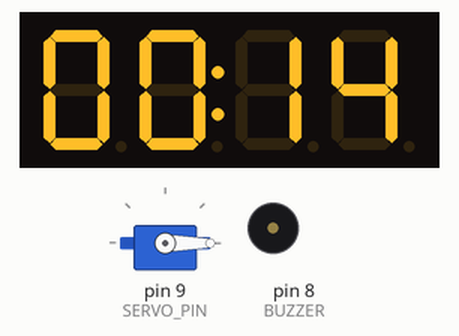
The sketch below on a simulated Arduino Uno, built with avr-gcc and run on an emulated ATmega328P. On the bench: servo, 4-digit seven-segment display, buzzer (waves = sounding, pin HIGH).

Above: at 0.46 s.
At 10.02 s:
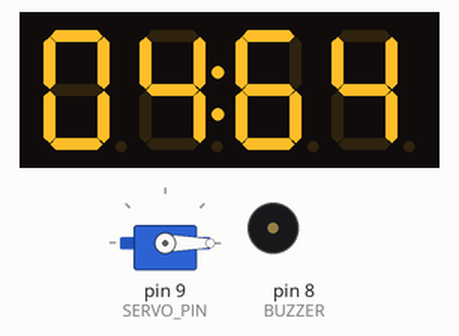
At 19.9 s:
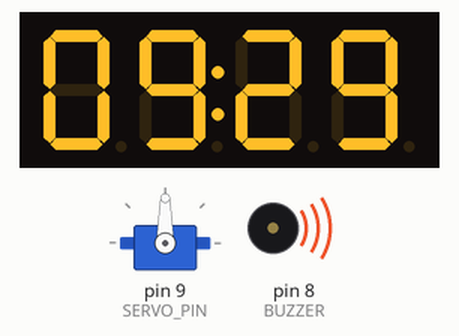
At 39.66 s:
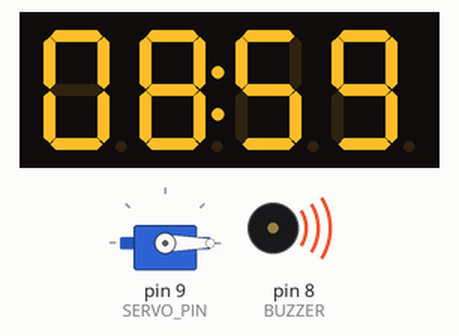
Timing chart, 0 to 40.0 s (numbered marks = the images above):
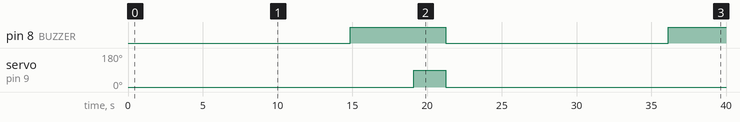

The sketch:

SERVO_CONTROLLER_7_SEGMENT_DISPLAY.ino
```cpp
#include <TM1637Display.h>
#include <Servo.h>

// TM1637 pins
#define CLK 2
#define DIO 3

// Buzzer & Servo
#define BUZZER 8
#define SERVO_PIN 9

TM1637Display display(CLK, DIO);
Servo myServo;

// Timer variables
unsigned long previousMillis = 0;
int seconds = 0;
int millisPart = 0;

void setup() {
  display.setBrightness(7);

  pinMode(BUZZER, OUTPUT);
  digitalWrite(BUZZER, LOW);

  myServo.attach(SERVO_PIN);
  myServo.write(0);
}

void loop() {
  unsigned long currentMillis = millis();

  // Update every 10 ms
  if (currentMillis - previousMillis >= 10) {
    previousMillis = currentMillis;

    millisPart++;

    if (millisPart >= 100) {  // 100 x 10ms = 1 second
      millisPart = 0;
      seconds++;
    }

    if (seconds > 9) {
      seconds = 0;
    }

    // Combine seconds and milliseconds
    int displayValue = (seconds * 100) + millisPart;

    display.showNumberDecEx(displayValue, 0b01000000, true);
  }

  // Buzzer at 7 seconds
  if (seconds >= 7 && seconds <= 9) {
    digitalWrite(BUZZER, HIGH);
  } else {
    digitalWrite(BUZZER, LOW);
  }

  // Servo at 9 seconds
  if (seconds == 9) {
    myServo.write(90);
  } else {
    myServo.write(0);
  }
}
```

Measured:
- by itself, pin 8 (BUZZER): LOW → HIGH at 14.9 s, → LOW 6.4 s later, → HIGH 14.9 s later
- by itself, servo on pin 9 (SERVO_PIN): 0° → 90° at 19.1 s, → 0° 2.1 s later
